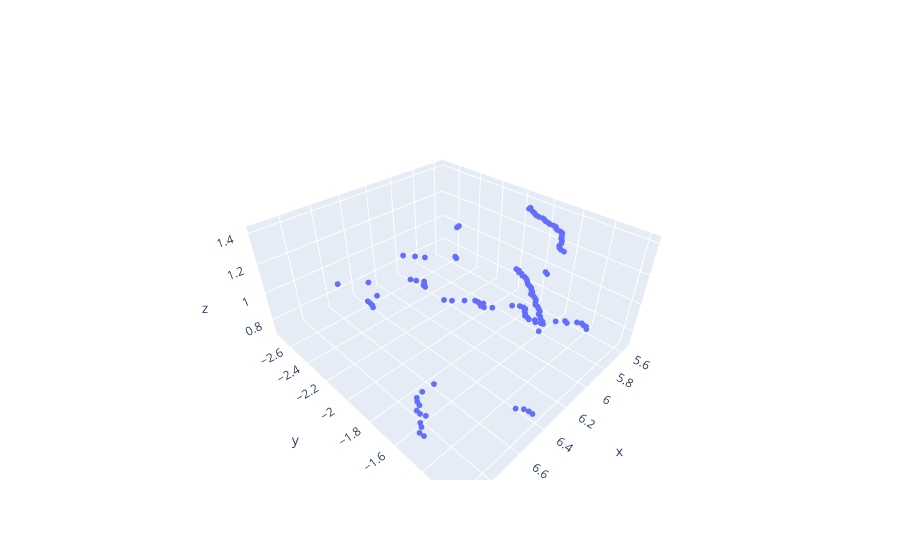

This figure's notebook cell:
### Markdown cell above
# Extract the points within a bounding box

### Code cell
annotation_pcd = pcd.crop(bbox)
annotation_pcd.display()
